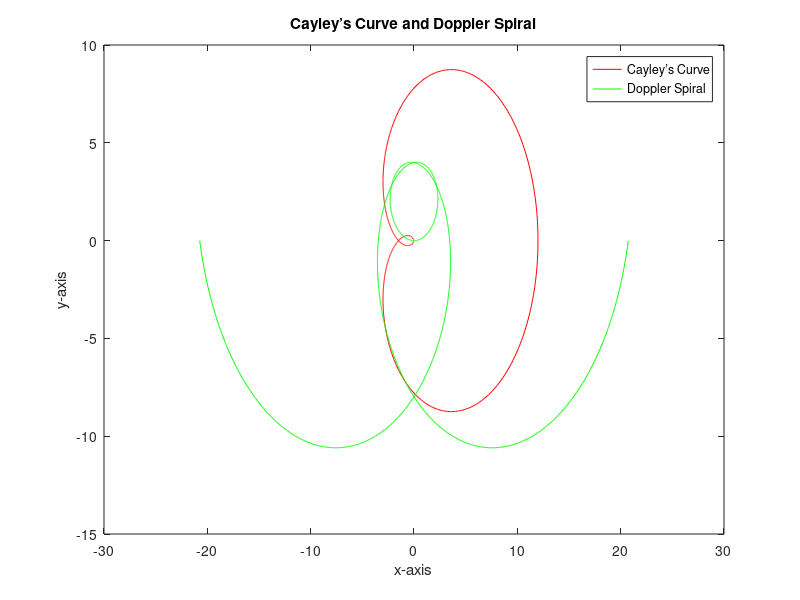

Source code (MATLAB):
t = -2*pi:0.005:2*pi;
a = 3;
x = 4*a*((1-3*t.^2)./(1+t.^2).^3);
y = 4*a*t.*(3-t.^2)./((1+t.^2).^3);

plot(x,y,'r');
hold on;

b = 2.2;
k = 0.5;

x2 = b*(t.*cos(t)+k.*t);
y2 = b*t.*sin(t);
plot(x2,y2,'g');

hold off;

title("Cayley’s Curve and Doppler Spiral");
xlabel("x-axis");
ylabel("y-axis");
legend("Cayley’s Curve","Doppler Spiral");

